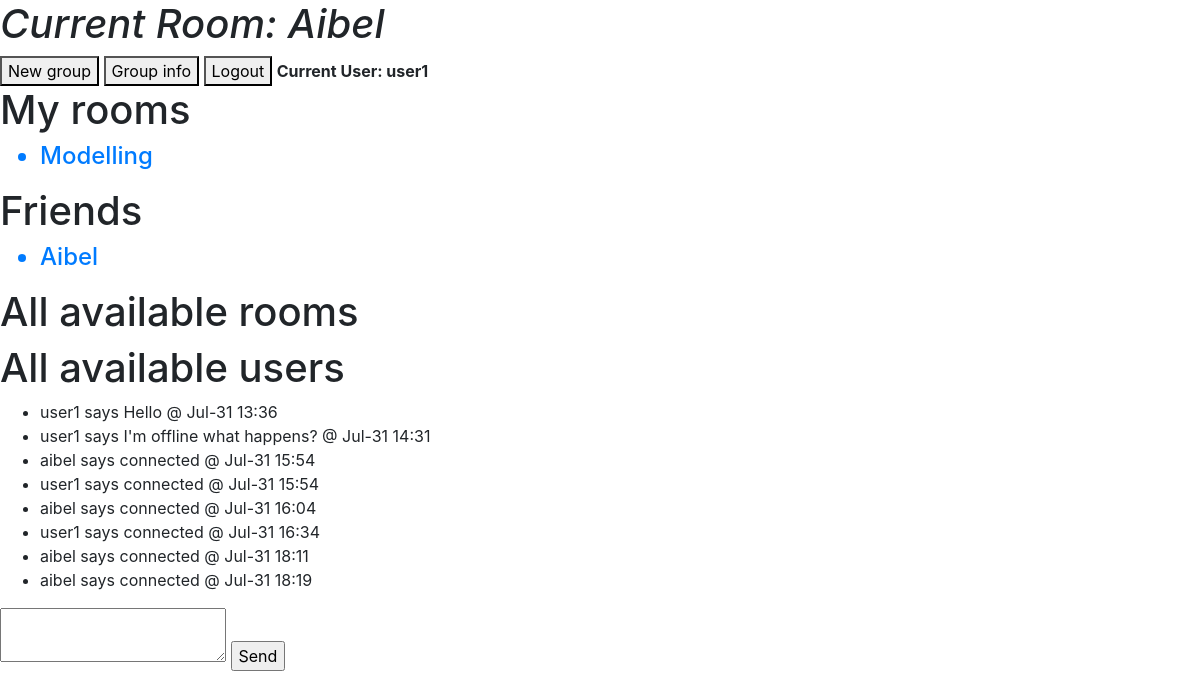
Page /?r=5fbf9ee4321c9abd2c7ee97687499451 (signed in) on the committed database.
### chezchat/models.py (models this page shows, shortened)
class Users(UserMixin, db.Model):
    id = db.Column(db.Integer, primary_key=True)
    name_surname = db.Column(db.String(128), index=True)
    username = db.Column(db.String(64), index=True, unique=True)
    password_hash = db.Column(db.String(128))
    last_seen = db.Column(db.DateTime)
    user_history = db.relationship('History', backref='user_history', lazy='dynamic')
    room_created = db.relationship('Room', backref='room_created', lazy='dynamic')
    room_subscribed = db.relationship('Room', secondary=room_members, backref=db.backref('subscribers', lazy='dynamic'))

class Room(db.Model):
    room_id = db.Column(db.Integer, primary_key=True)
    room_url = db.Column(db.String, unique=True)
    name = db.Column(db.String(128), index=True)
    private_room = db.Column(db.Boolean, default=False)
    date_created = db.Column(db.DateTime, default=datetime.utcnow)
    created_by = db.Column(db.Integer, db.ForeignKey('users.id'))
    room_history = db.relationship('History', backref='room_records', lazy='dynamic')

class History(db.Model):
    msg_id = db.Column(db.Integer, primary_key=True)
    messages = db.Column(db.String)
    timestamp = db.Column(db.DateTime, index=True, default=datetime.utcnow)
    author = db.Column(db.String, db.ForeignKey('users.username'))
    room_id = db.Column(db.Integer, db.ForeignKey('room.room_id'))

### chezchat/main.py (the view, shortened to what this page needs)
@app.route('/', methods=['GET', 'POST'])
@login_required
def home():
    form = MessageForm()
    form2 = CreateRoomForm()
    check_private_rooms = []
    friends_list = []
    room_members = []
    current_room = None
    all_users = Users.query.all()
    all_rooms = Room.query.all()
    rooms = current_user.room_subscribed
    private_friend_room = []
    for room in rooms:
        if room.private_room == True:
            for friends_id in room.name:
                if int(friends_id) != current_user.id:
                    friends_list.append(Users.query.filter_by(id=friends_id).first())
                    private_friend_room.append(room)
    zipped_friends_list = zip(friends_list, private_friend_room)
    for room_check in all_rooms:
        if room_check.private_room == True:
            check_private_rooms.append(room_check.name)
    if request.args.get("r"):
        room_members = Users.query.filter(Users.room_subscribed.any(room_url=request.args.get("r"))).all()
        current_room = Room.query.filter_by(room_url=request.args.get("r")).first()
        if current_room not in current_user.room_subscribed:
            abort(403)
        else:
            session['current_room'] = current_room.room_id
    else:
        session.pop('current_room', None)
    return render_template('chatroom.html', form=form, form2=form2, rooms=rooms, room_members=room_members,
                            current_user=current_user, current_room=current_room, all_rooms=all_rooms,
                            all_users=all_users, check_private_rooms=check_private_rooms,
                            zipped_friends_list=zipped_friends_list)

### chezchat/forms.py
class MessageForm(FlaskForm):
    message = TextAreaField('Message')
    submit = SubmitField('Send')

class CreateRoomForm(FlaskForm):
    name = StringField('Group name',  validators=[DataRequired(), Length(min=4, max=128)])
    submit = SubmitField('Create room')

### chezchat/models.py (called while the page is built)
@login.user_loader
def load_user(id):
    return Users.query.get(int(id))

### chezchat/templates/chatroom.html (shortened to what this page needs)
{% extends "base.html" %}
{% block content %}
    {% if current_room.private_room == False %}
        <h1><em>Current Room: {{ current_room.name }}</em></h1>
    {% elif current_room.private_room != False %}
        {% for recipient in room_members %}
            {% if recipient != current_user %}
                <h1><em>Current Room: {{ recipient.name_surname }}</em></h1>
            {% endif %}
        {% endfor %}
    {% endif %}
    <button data-toggle="modal" data-target="#myModal">New group</button>
    {% if current_room is not none %}
    <button data-toggle="modal" data-target="#myModal2">Group info</button>
    {% endif %}
    <a href="{{ url_for('logout') }}"><button>Logout</button></a>
    <strong>Current User: {{ current_user.username }}</strong>
    <h1>My rooms</h1>
    {% for room in rooms %}
        {% if room.private_room == False %}
            <ul>
                <a href="{{ url_for('home', r=room.room_url) }}"><h4><li>{{ room.name }}</li></h4></a>
            </ul>
        {% endif %}
    {% endfor %}
    <h1>Friends</h1>
    {% for friend, room in zipped_friends_list %}
        <ul>
            <a href="{{ url_for('home', r=room.room_url) }}"><h4><li>{{ friend.name_surname }}</li></h4></a>
        </ul>
    {% endfor %}
    <form action="{{ url_for('add_contact') }}" method="post" novalidate>
        <h1>All available rooms</h1>
        <h1>All available users</h1>
    </form>
    <ul id="messages">
        {% for msg in current_room.room_history %}
            <li>{{ msg.author }} says {{ msg.messages }} @ {{ moment(msg.timestamp).format('MMM-D H:mm') }}</li>
        {% endfor %}
    </ul>
    {% if current_room %}
        {{ form.message(id="myMessage") }}
        {{ form.submit(id="sendbutton") }}
    {% endif %}
{% endblock %}

### rows in the picture
Users: name_surname "Aibel"
Users: username "user1"
Room: name "Modelling"
History: author "user1", messages "Hello", timestamp "Jul-31 13:36"
History: author "user1", messages "I'm offline what happens?", timestamp "Jul-31 14:31"
History: author "aibel", messages "connected", timestamp "Jul-31 15:54"
History: author "user1", messages "connected", timestamp "Jul-31 15:54"
History: author "aibel", messages "connected", timestamp "Jul-31 16:04"
History: author "user1", messages "connected", timestamp "Jul-31 16:34"
History: author "aibel", messages "connected", timestamp "Jul-31 18:11"
History: author "aibel", messages "connected", timestamp "Jul-31 18:19"
